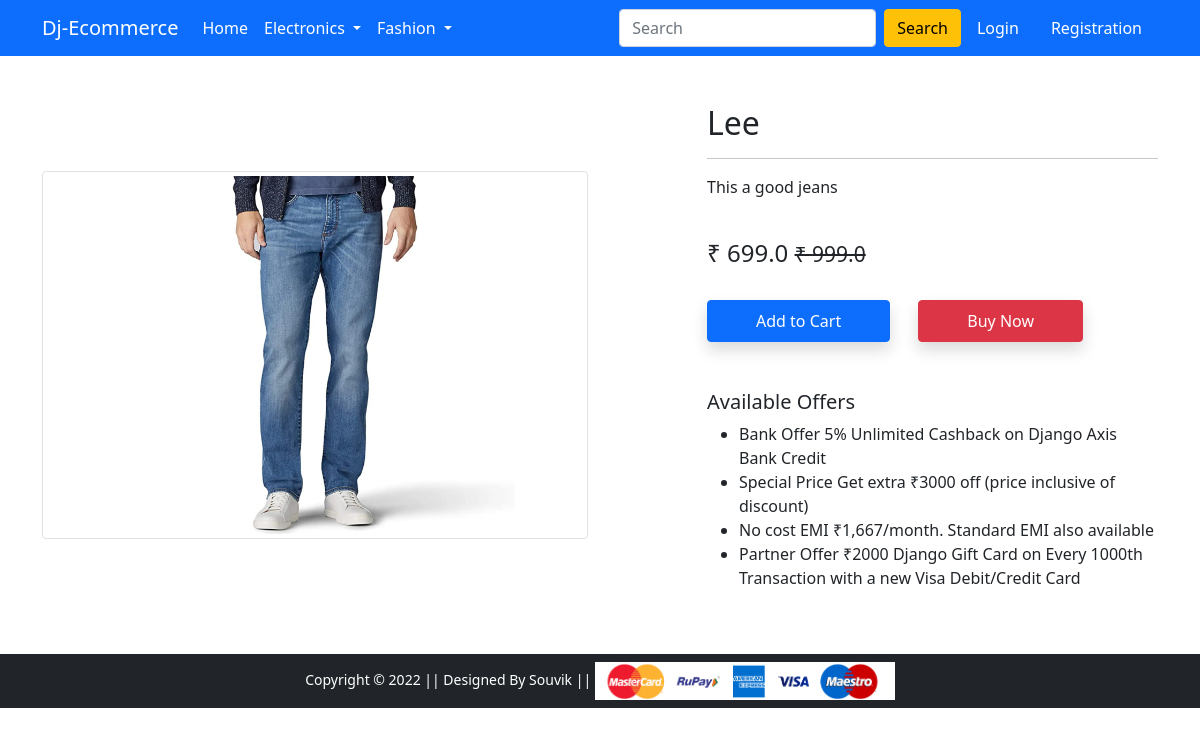
Screenshot of /product-detail/1 with the database file from the repository.
### app/models.py (models this page shows, shortened)
class Product(models.Model):
    title = models.CharField(max_length=100)
    selling_price = models.FloatField()
    discounted_price = models.FloatField()
    description = models.TextField()
    brand = models.CharField(max_length=100)
    category = models.CharField(choices=CATEGORY_CHOICES, max_length=2)
    product_image  = models.ImageField(upload_to = 'productimg')

### app/views.py (the view)
# urls.py: path('product-detail/<int:pk>', views.ProductDetailView.as_view(), name = 'product-detail'),
class ProductDetailView(View):
    def get (self,request,pk):
        product = Product.objects.get(pk=pk)
        return render(request, 'app/productdetail.html', {'product': product})

### app/templates/app/productdetail.html (shortened to what this page needs)
{% extends 'app/base.html' %}
{% load static %}
{% block main-content %}
<div class="container my-5">
 <div class="row">
  <div class="col-sm-6 text-center align-self-center">
   <img src="{{product.product_image.url}}" alt="" class="img-fluid img-thumbnail">
  </div>
  <div class="col-sm-5 offset-sm-1">
   <h2>{{product.title}}</h2>
   <hr>
   <p>{{product.description}}</p> <br>
   <h4>₹ {{product.discounted_price}} <small class="fw-light text-decoration-line-through"> ₹ {{product.selling_price}}</small></h4> <br>
   <a href="{% url 'add-to-cart' %}" class="btn btn-primary shadow px-5 py-2">Add to Cart</a>
   <a href="{% url 'buy-now' %}" class="btn btn-danger shadow px-5 py-2 ms-4">Buy Now</a>
   <h5 class="mt-5">Available Offers</h5>
   <ul>
    <li>Bank Offer 5% Unlimited Cashback on Django Axis Bank Credit</li>
    <li>Special Price Get extra ₹3000 off (price inclusive of discount)</li>
    <li>No cost EMI ₹1,667/month. Standard EMI also available</li>
    <li>Partner Offer ₹2000 Django Gift Card on Every 1000th Transaction with a new Visa Debit/Credit Card</li>
   </ul>
  </div>
 </div>
</div>
{% endblock main-content %}

### rows the page displays
Product: product_image (picture), title "Lee", description "This a good jeans", discounted_price "699.0", selling_price "999.0"
